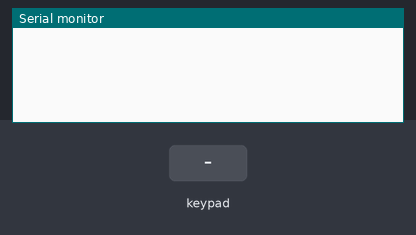
Bench run of a sketch on a simulated Arduino Uno, built with avr-gcc and run on an emulated ATmega328P. Parts: the last lines printed to the serial monitor. Inputs (shaded band) come from the test bench.

Above: at 1.2 s.
1.3 s: key '1' pressed
At 2.2 s:
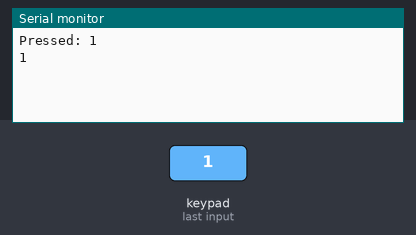
3.0 s: keypad keys 0 5 1 2 # pressed 0.4 s apart
At 5.3 s:
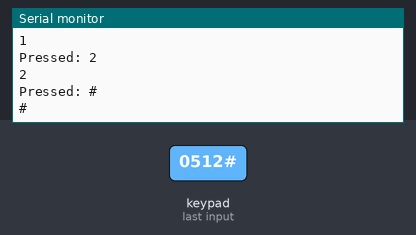
6.5 s: key 'A' pressed
At 7.9 s:
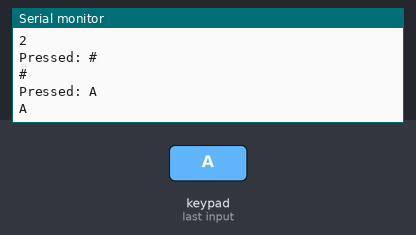
8.2 s: keypad keys 0 5 1 2 * pressed 0.4 s apart
At 11.2 s:
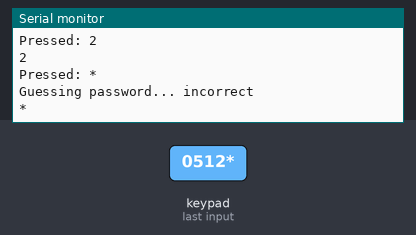
11.7 s: key 'B' pressed
At 12.9 s:
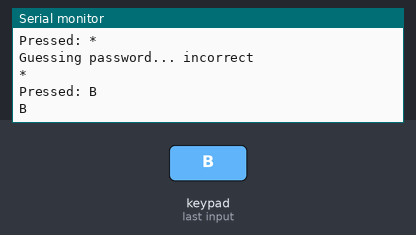
13.4 s: keypad keys 0 5 1 2 D pressed 0.4 s apart
At 16.0 s:
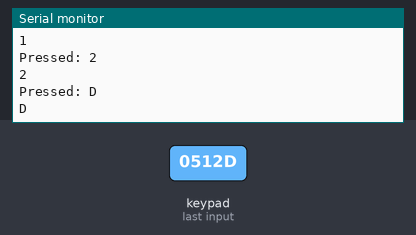
Timing chart, 0 to 17.5 s (numbered marks = the images above; inputs shaded):
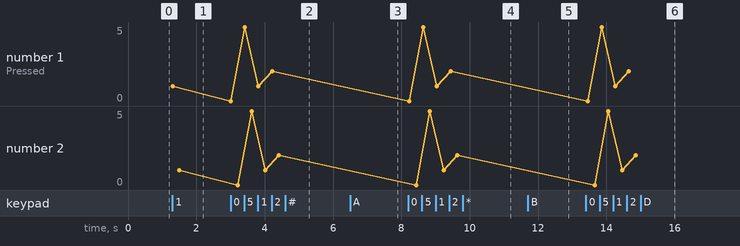

Measured:
- after the input at 1.3 s, the serial monitor: prints a new line at once (image 1)
- after the input at 3.0 s, the serial monitor: prints a new line at once (image 2)
- after the input at 6.5 s, the serial monitor: prints a new line at once (image 3)
- after the input at 8.2 s, the serial monitor: prints a new line at once (image 4)
- after the input at 11.7 s, the serial monitor: prints a new line after 0.05 s (image 5)
- after the input at 13.4 s, the serial monitor: prints a new line after 0.06 s (image 6)
- plotted number 1: 1 → 2 after the input at 3.0 s
- plotted number 2: 1 → 2 after the input at 3.0 s

The sketch:

keypad_led.ino
```cpp
//http://www.arduino.cc/playground/uploads/Code/Password.zip
#include <Password.h>
//http://www.arduino.cc/playground/uploads/Code/Keypad.zip
#include <Keypad.h>

Password password = Password( "0512" );

const byte ROWS = 4; // Four rows
const byte COLS = 4; //  columns

int holdDelay = 700; //Thời gian trễ để xem là nhấn 1 nút nhằm tránh nhiễu
int n = 3; //
int state = 0; //nếu state =0 ko nhấn,state =1 nhấn thời gian nhỏ , state = 2 nhấn giữ lâu
char key = 0;

// Define the Keymap
char keys[ROWS][COLS] = {
 {'1','2','3','A'},
 {'4','5','6','B'},
 {'7','8','9','C'},
 {'*','0','#','D'}
};
// Connect keypad ROW0, ROW1, ROW2 and ROW3 to these Arduino pins.
byte rowPins[ROWS] = { 5,6,7,8 };// Connect keypad COL0, COL1 and COL2 to these Arduino pins.
byte colPins[COLS] = { 9,10,11,12 };


// Create the Keypad
Keypad keypad = Keypad( makeKeymap(keys), rowPins, colPins, ROWS, COLS );

#define ledPin 4

void setup(){

 digitalWrite(ledPin, LOW);   // sets the LED off
 Serial.begin(9600);
 keypad.addEventListener(keypadEvent); //add an event listener for this keypad
}

void loop(){
 //keypad.getKey();
 char temp = keypad.getKey();

  if ((int)keypad.getState() ==  PRESSED) {
    if (temp != 0) {
      key = temp;
    }
  }
  if ((int)keypad.getState() ==  HOLD) {
    state++;
    state = constrain(state, 1, n-1);
    delay(holdDelay);
  }

  if ((int)keypad.getState() ==  RELEASED) {
    key += state;
    state = 0;
    //Xuất lên Máy tính để xem kết quả
    Serial.println(key);

  }
  delay(100);
}


//take care of some special events

void keypadEvent(KeypadEvent eKey){
 switch (keypad.getState()){
   case PRESSED:
     Serial.print("Pressed: ");
     Serial.println(eKey);
     switch (eKey){
       case '*': guessPassword(); break;
       case '#': password.reset(); break;
        default:
              password.append(eKey);
    }
 }
}

void guessPassword(){
    Serial.print("Guessing password... ");
    if (password.evaluate()){
          digitalWrite(ledPin,HIGH);
          Serial.print("correct\n");
    }else{
          digitalWrite(ledPin,LOW);
          Serial.print("incorrect\n");
    }
}
```
